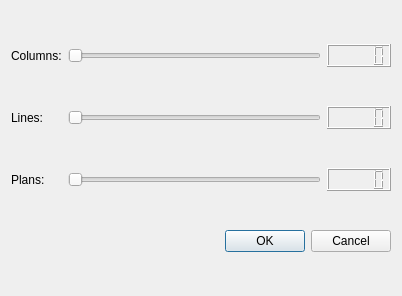
<?xml version="1.0" encoding="UTF-8"?>
<ui version="4.0">
 <class>dimDialog</class>
 <widget class="QDialog" name="dimDialog">
  <property name="geometry">
   <rect>
    <x>0</x>
    <y>0</y>
    <width>402</width>
    <height>296</height>
   </rect>
  </property>
  <property name="windowTitle">
   <string>Dialog</string>
  </property>
  <layout class="QGridLayout" name="gridLayout">
   <item row="0" column="0">
    <widget class="QLabel" name="label">
     <property name="text">
      <string>Columns:</string>
     </property>
    </widget>
   </item>
   <item row="0" column="1">
    <widget class="QSlider" name="horizontalSliderX">
     <property name="orientation">
      <enum>Qt::Horizontal</enum>
     </property>
    </widget>
   </item>
   <item row="0" column="2">
    <widget class="QLCDNumber" name="lcdNumberX"/>
   </item>
   <item row="1" column="0">
    <widget class="QLabel" name="label_2">
     <property name="text">
      <string>Lines:</string>
     </property>
    </widget>
   </item>
   <item row="1" column="1">
    <widget class="QSlider" name="horizontalSliderY">
     <property name="orientation">
      <enum>Qt::Horizontal</enum>
     </property>
    </widget>
   </item>
   <item row="1" column="2">
    <widget class="QLCDNumber" name="lcdNumberY"/>
   </item>
   <item row="2" column="0">
    <widget class="QLabel" name="label_3">
     <property name="text">
      <string>Plans:</string>
     </property>
    </widget>
   </item>
   <item row="2" column="1">
    <widget class="QSlider" name="horizontalSliderZ">
     <property name="orientation">
      <enum>Qt::Horizontal</enum>
     </property>
    </widget>
   </item>
   <item row="2" column="2">
    <widget class="QLCDNumber" name="lcdNumberZ"/>
   </item>
   <item row="3" column="1" colspan="2">
    <widget class="QDialogButtonBox" name="buttonBox">
     <property name="orientation">
      <enum>Qt::Horizontal</enum>
     </property>
     <property name="standardButtons">
      <set>QDialogButtonBox::Cancel|QDialogButtonBox::Ok</set>
     </property>
    </widget>
   </item>
  </layout>
 </widget>
 <resources/>
 <connections>
  <connection>
   <sender>buttonBox</sender>
   <signal>accepted()</signal>
   <receiver>dimDialog</receiver>
   <slot>accept()</slot>
   <hints>
    <hint type="sourcelabel">
     <x>248</x>
     <y>254</y>
    </hint>
    <hint type="destinationlabel">
     <x>157</x>
     <y>274</y>
    </hint>
   </hints>
  </connection>
  <connection>
   <sender>buttonBox</sender>
   <signal>rejected()</signal>
   <receiver>dimDialog</receiver>
   <slot>reject()</slot>
   <hints>
    <hint type="sourcelabel">
     <x>295</x>
     <y>252</y>
    </hint>
    <hint type="destinationlabel">
     <x>286</x>
     <y>274</y>
    </hint>
   </hints>
  </connection>
  <connection>
   <sender>horizontalSliderZ</sender>
   <signal>valueChanged(int)</signal>
   <receiver>lcdNumberZ</receiver>
   <slot>display(int)</slot>
   <hints>
    <hint type="sourcelabel">
     <x>267</x>
     <y>184</y>
    </hint>
    <hint type="destinationlabel">
     <x>349</x>
     <y>177</y>
    </hint>
   </hints>
  </connection>
  <connection>
   <sender>horizontalSliderY</sender>
   <signal>valueChanged(int)</signal>
   <receiver>lcdNumberY</receiver>
   <slot>display(int)</slot>
   <hints>
    <hint type="sourcelabel">
     <x>185</x>
     <y>112</y>
    </hint>
    <hint type="destinationlabel">
     <x>340</x>
     <y>124</y>
    </hint>
   </hints>
  </connection>
  <connection>
   <sender>horizontalSliderX</sender>
   <signal>valueChanged(int)</signal>
   <receiver>lcdNumberX</receiver>
   <slot>display(int)</slot>
   <hints>
    <hint type="sourcelabel">
     <x>243</x>
     <y>56</y>
    </hint>
    <hint type="destinationlabel">
     <x>376</x>
     <y>55</y>
    </hint>
   </hints>
  </connection>
 </connections>
</ui>
